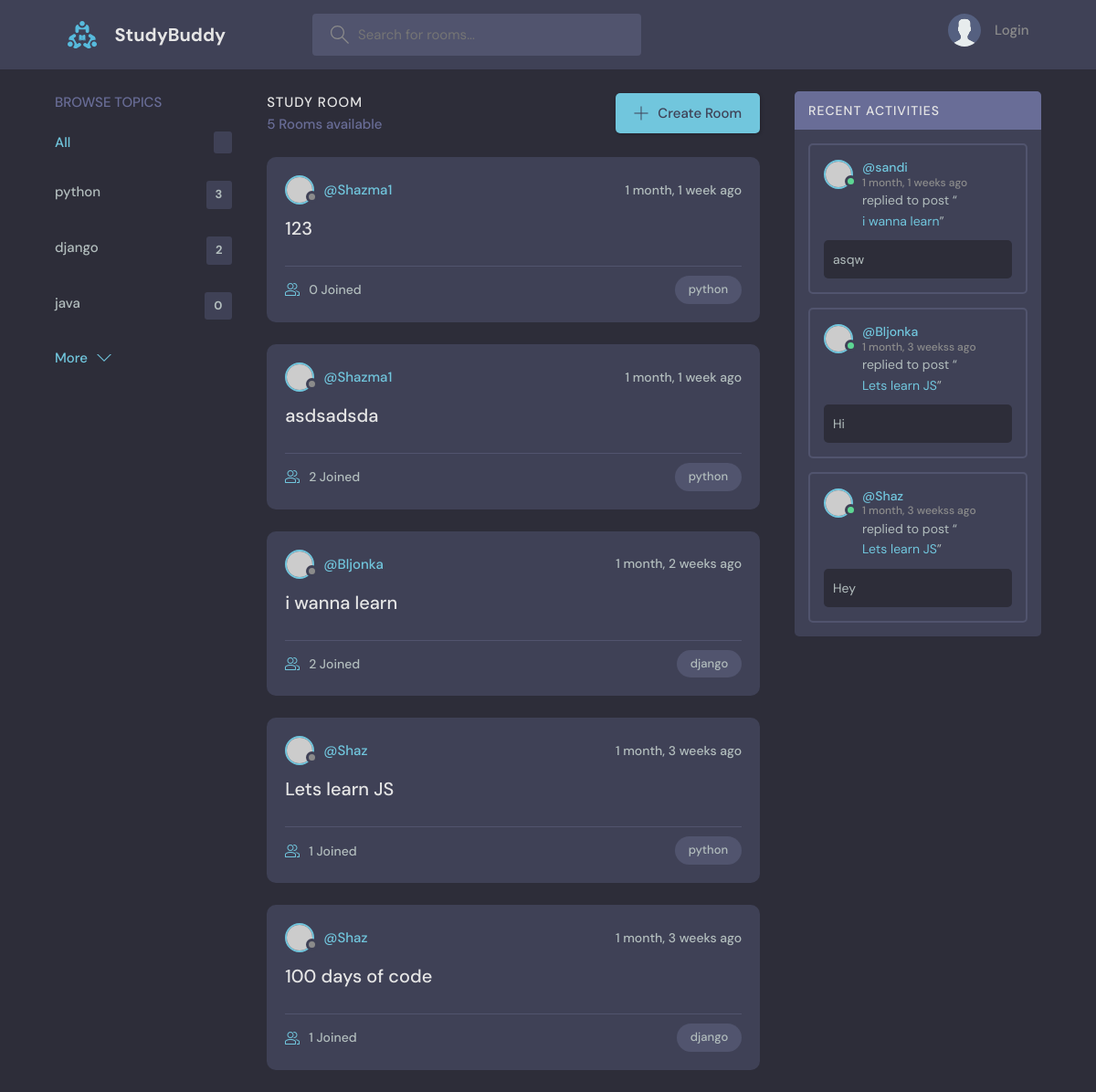
Before: / with the older database file.
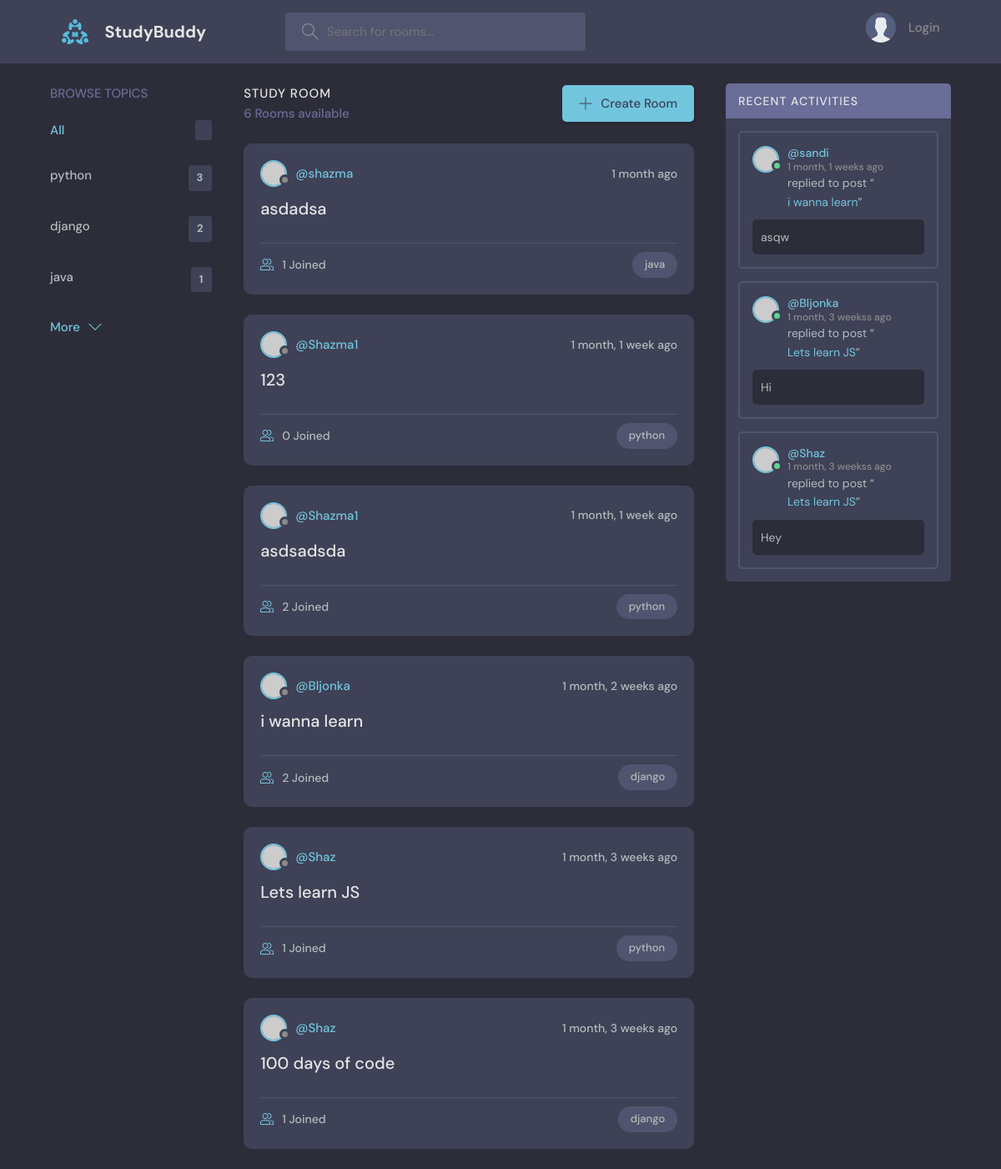
After: the same page with the newer database file.
### base/models.py (models this page shows, shortened)
class Topic(models.Model):
    name = models.CharField(max_length=200)

class Room(models.Model):
    host = models.ForeignKey(User, on_delete=models.SET_NULL, null=True)
    topic = models.ForeignKey(Topic, on_delete=models.SET_NULL, null=True)
    name = models.CharField(max_length=200)
    description = models.TextField(null=True, blank=True)
    participants = models.ManyToManyField(
        User, related_name='participants', blank=True)
    updated = models.DateTimeField(auto_now=True)
    created = models.DateTimeField(auto_now_add=True)
    class Meta:
        ordering = ['-updated', '-created']
    def __str__(self):
        return str(self.name)

class Message(models.Model):
    user = models.ForeignKey(User, on_delete=models.CASCADE)
    room = models.ForeignKey(Room, on_delete=models.CASCADE)
    body = models.TextField()
    updated = models.DateTimeField(auto_now=True)
    created = models.DateTimeField(auto_now_add=True)
    class Meta:
        ordering = ['-updated', '-created']

### base/views.py (the view)
# urls.py: path('', views.home, name="home"),
def home(request):
    q = request.GET.get('q') if request.GET.get('q') != None else ''
    rooms = Room.objects.filter(
        Q(topic__name__icontains=q) |
        Q(name__icontains=q) |
        Q(description__icontains=q)
    )
    room_count = rooms.count()
    topics = Topic.objects.all().annotate(
        topic_count=Count('room')).order_by('-topic_count')[0:3]
    room_messages = Message.objects.filter(Q(room__topic__name__icontains=q))
    context = {'rooms': rooms, 'topics': topics,
               'room_count': room_count, 'room_messages': room_messages}
    return render(request, 'base/home.html', context)

### base/templates/base/home.html (shortened to what this page needs)
{% extends 'main.html' %} {% block content %}
<main class="layout layout--3">
  <div class="container">
    {% include 'base/topics_components.html' %}
    <div class="roomList">
      <div class="roomList__header">
        <div>
          <h2>Study Room</h2>
          <p>{{room_count}} Rooms available</p>
        </div>
        <a class="btn btn--main" href="{% url 'createRoom' %}">
          <svg
            version="1.1"
            xmlns="http://www.w3.org/2000/svg"
            width="32"
            height="32"
            viewBox="0 0 32 32"
          >
            <title>add</title>
            <path
              d="M16.943 0.943h-1.885v14.115h-14.115v1.885h14.115v14.115h1.885v-14.115h14.115v-1.885h-14.115v-14.115z"
            ></path>
          </svg>
          Create Room
        </a>
      </div>
      {% include 'base/feed_components.html' %}
    </div>
    {% include 'base/activity_components.html'%}
  </div>
</main>
{% endblock content %}

### base/templates/base/topics_components.html
<div class="topics">
  <div class="topics__header">
    <h2>Browse Topics</h2>
  </div>
  <ul class="topics__list">
    <li>
      <a href="{%url 'home'%}" class="active"
        >All <span>{{topic.count}}</span></a
      >
    </li>
    {%for topic in topics%}
    <li>
      <a href="{% url 'home'%}?q={{topic.name}}"
        >{{topic.name}} <span>{{topic.room_set.all.count}}</span></a
      >
    </li>
    {% endfor %}
  </ul>
  <a class="btn btn--link" href="{% url 'topics'%}">
    More
    <svg
      version="1.1"
      xmlns="http://www.w3.org/2000/svg"
      width="32"
      height="32"
      viewBox="0 0 32 32"
    >
      <title>chevron-down</title>
      <path d="M16 21l-13-13h-3l16 16 16-16h-3l-13 13z"></path>
    </svg>
  </a>
</div>

### base/templates/base/feed_components.html (shortened to what this page needs)
{% for room in rooms %}
<div class="roomListRoom">
  <div class="roomListRoom__header">
    <a href="{% url 'userProfile' room.host.id%}" class="roomListRoom__author">
      <div class="avatar avatar--small">
        <img src="https://randomuser.me/api/portraits/women/11.jpg" />
      </div>
      <span>@{{room.host.username}}</span>
    </a>
    <div class="roomListRoom__actions">
      <span>{{room.created|timesince}} ago</span>
    </div>
  </div>
  <div class="roomListRoom__content">
    <a href="{% url 'room' room.id%}">{{room.name}}</a>
  </div>
  <div class="roomListRoom__meta">
    <a href="{% url 'room' room.id%}" class="roomListRoom__joined">
      {{room.participants.all.count}} Joined
    </a>
    <p class="roomListRoom__topic">{{room.topic.name}}</p>
  </div>
</div>
{% endfor %}

### base/templates/base/activity_components.html (shortened to what this page needs)
<div class="activities">
  <div class="activities__header">
    <h2>Recent Activities</h2>
  </div>
  {% for message in room_messages %}
  <div class="activities__box">
    <div class="activities__boxHeader roomListRoom__header">
      <a
        href="{% url 'userProfile' message.user.id%}"
        class="roomListRoom__author"
      >
        <div class="avatar avatar--small active">
          <img src="https://randomuser.me/api/portraits/men/13.jpg" />
        </div>
        <p>
          @{{message.user}}
          <span>{{message.created|timesince}}s ago</span>
        </p>
      </a>
    </div>
    <div class="activities__boxContent">
      <p>
        replied to post “<a href="{% url 'room' message.room.id%}"
          >{{message.room}}</a
        >”
      </p>
      <div class="activities__boxRoomContent">{{message.body}}</div>
    </div>
  </div>
  {% endfor %}
</div>

Changed rows visible on the page:
computed for Topic "java": room_set.all.count "0" → "1"
added Room: host.username "shazma", created "1 month", name "asdadsa", participants.all.count "1", topic.name "java"
Other visible differences:
{{ room_count }}: "5" → "6"
